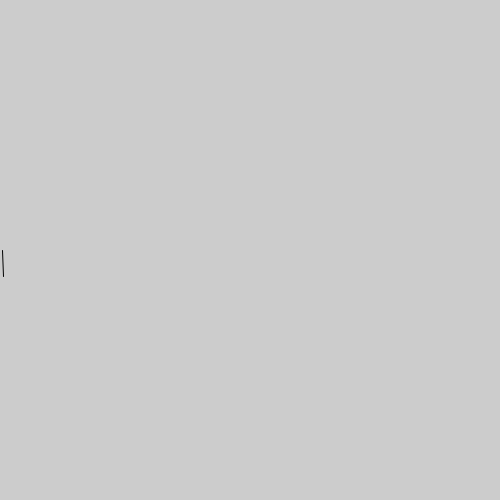
Frame 1 (no input)
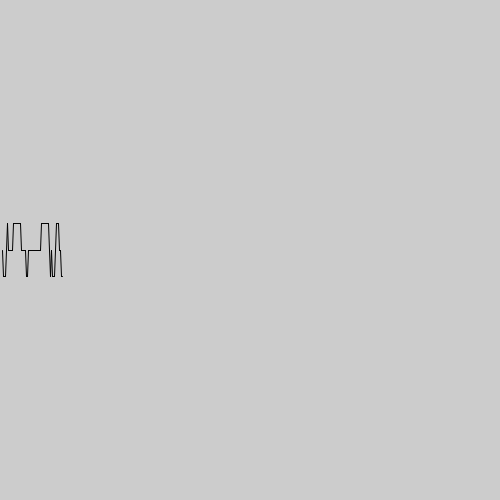
Frame 60 (the mouse pressed at the canvas centre just before this capture)
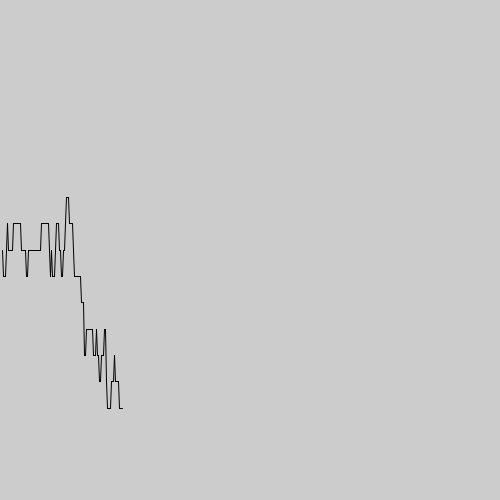
Frame 120 (the mouse held since frame 60 and released just before this capture)

The Processing sketch that drew these frames (run headless with seeded random() and noise(); from frame 60 on, the mouse is pressed at the canvas centre):

// Processing sketch: BrownianMovement
// ── BrownianMovement.pde
//https://me.ucsb.edu/~moehlis/APC591/tutorials/tutorial7/node2.html
float[] distribution = new float[360];
float []dw=new float[360];
float []w=new float[360];
float T=1;
float N=360;
float dt=T/N;
int index=1;
void setup() {
  size(500, 500);
  background(204);
  for (int i = 0; i < distribution.length; i++) {
    distribution[i] = (int(randomGaussian())*500); // generates a norrmal distribution of numbers
  }
  // set up for brownian motion / weiner process
  dw[0]=1;
  w[0]=0;
  dw[1]=sqrt(dt)*distribution[0];
  w[1]=dw[1];
  frameRate(60); // time increments of 5 / second
  translate(0,height/2);
  rotate(PI/180); // now the addition means comming up, earlier is meant going down
}
float currentIndexState=0;
void draw() {
  translate(0,height/2);
  //rotate(PI); // now the addition means comming up, earlier is meant going down
  //background(204);
  index=(index+1)%360;
  
  if(index==0){
    index=2;
    currentIndexState+=1;
  }
  // each time the index is increased 
  dw[index]=sqrt(dt)*distribution[index];
  w[index]=w[index-1] + dw[index];
  println(index);
  line((index-1)+pow(360,currentIndexState),w[index-1],index+pow(360,currentIndexState),w[index]);
  
}
